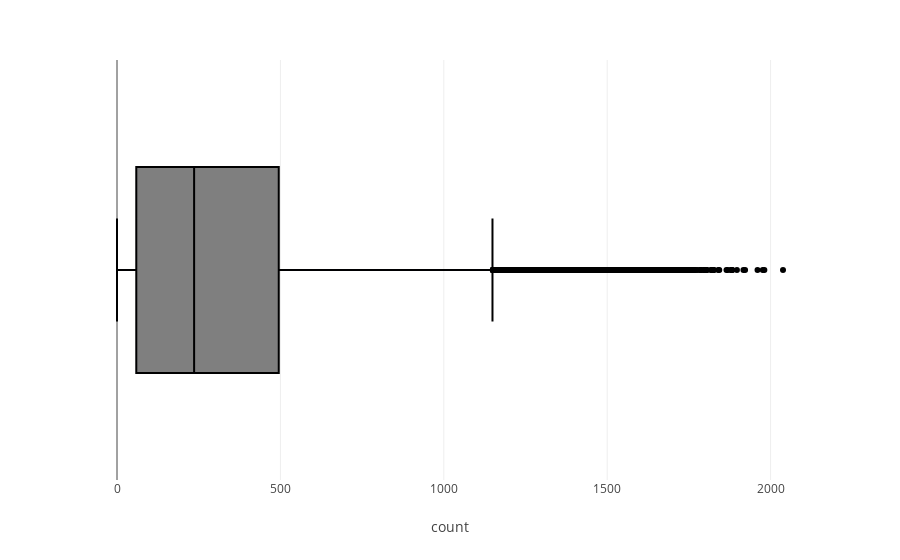
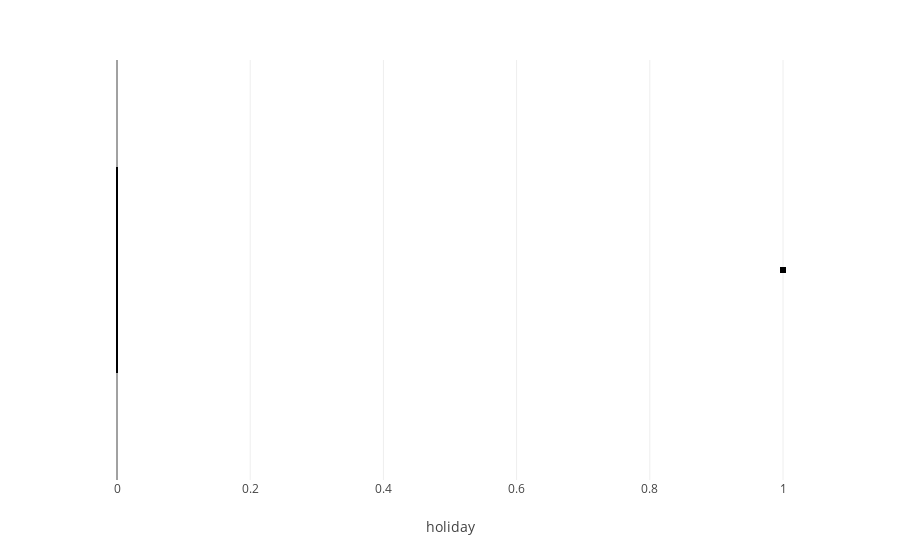
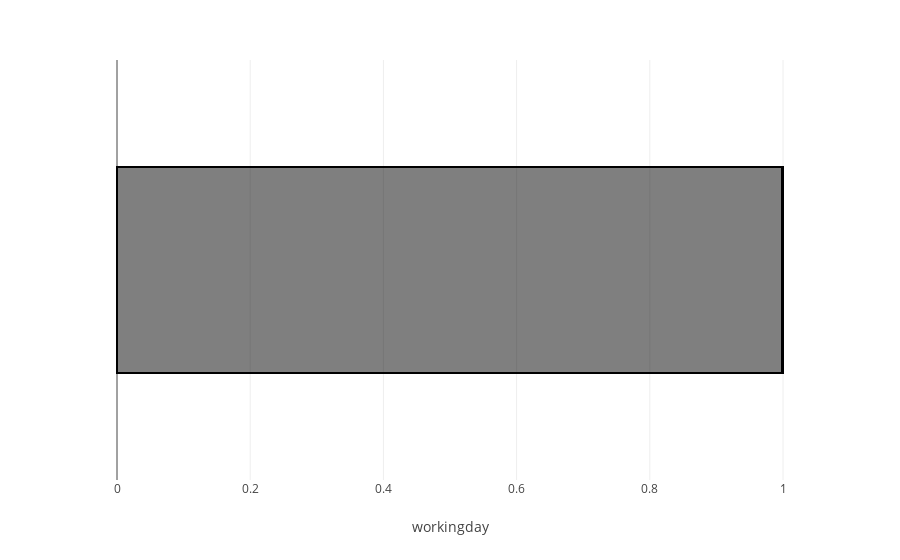
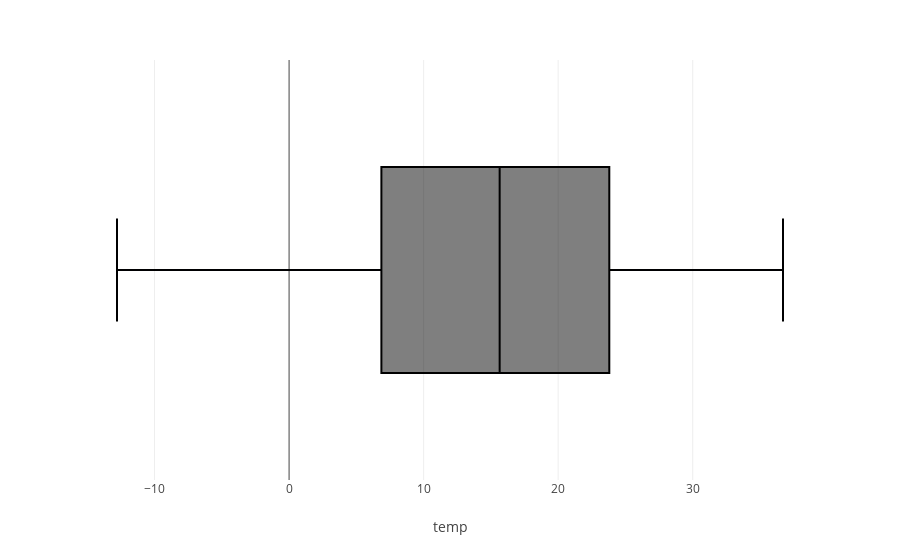

The notebook cell saved with these charts, in order:
### Code cell
col_num=df.select_dtypes(include='number').columns
for col in col_num:
    his=px.box(df,x=col)
    his.show()

### Figure 1 — Plotly figure (JSON) as saved in the notebook; plotly's stock layout.template omitted (floating-point values rounded to 4 significant figures; data arrays with more than 128 entries replaced by an {"elided": "..."} marker saying what was removed)
{"data": [{"alignmentgroup": "True", "hovertemplate": "count=%{x}<extra></extra>", "legendgroup": "", "marker": {"color": "#000001"}, "name": "", "notched": false, "offsetgroup": "", "orientation": "h", "showlegend": false, "type": "box", "x": {"elided": "33379 int values"}, "x0": " ", "xaxis": "x", "y0": " ", "yaxis": "y"}], "layout": {"boxmode": "group", "legend": {"tracegroupgap": 0}, "margin": {"t": 60}, "xaxis": {"anchor": "y", "domain": [0, 1], "title": {"text": "count"}}, "yaxis": {"anchor": "x", "domain": [0, 1]}}}

### Figure 2 — Plotly figure (JSON) as saved in the notebook; plotly's stock layout.template omitted (floating-point values rounded to 4 significant figures; data arrays with more than 128 entries replaced by an {"elided": "..."} marker saying what was removed)
{"data": [{"alignmentgroup": "True", "hovertemplate": "holiday=%{x}<extra></extra>", "legendgroup": "", "marker": {"color": "#000001"}, "name": "", "notched": false, "offsetgroup": "", "orientation": "h", "showlegend": false, "type": "box", "x": {"elided": "33379 int values"}, "x0": " ", "xaxis": "x", "y0": " ", "yaxis": "y"}], "layout": {"boxmode": "group", "legend": {"tracegroupgap": 0}, "margin": {"t": 60}, "xaxis": {"anchor": "y", "domain": [0, 1], "title": {"text": "holiday"}}, "yaxis": {"anchor": "x", "domain": [0, 1]}}}

### Figure 3 — Plotly figure (JSON) as saved in the notebook; plotly's stock layout.template omitted (floating-point values rounded to 4 significant figures; data arrays with more than 128 entries replaced by an {"elided": "..."} marker saying what was removed)
{"data": [{"alignmentgroup": "True", "hovertemplate": "workingday=%{x}<extra></extra>", "legendgroup": "", "marker": {"color": "#000001"}, "name": "", "notched": false, "offsetgroup": "", "orientation": "h", "showlegend": false, "type": "box", "x": {"elided": "33379 int values"}, "x0": " ", "xaxis": "x", "y0": " ", "yaxis": "y"}], "layout": {"boxmode": "group", "legend": {"tracegroupgap": 0}, "margin": {"t": 60}, "xaxis": {"anchor": "y", "domain": [0, 1], "title": {"text": "workingday"}}, "yaxis": {"anchor": "x", "domain": [0, 1]}}}

### Figure 4 — Plotly figure (JSON) as saved in the notebook; plotly's stock layout.template omitted (floating-point values rounded to 4 significant figures; data arrays with more than 128 entries replaced by an {"elided": "..."} marker saying what was removed)
{"data": [{"alignmentgroup": "True", "hovertemplate": "temp=%{x}<extra></extra>", "legendgroup": "", "marker": {"color": "#000001"}, "name": "", "notched": false, "offsetgroup": "", "orientation": "h", "showlegend": false, "type": "box", "x": {"elided": "33379 float values"}, "x0": " ", "xaxis": "x", "y0": " ", "yaxis": "y"}], "layout": {"boxmode": "group", "legend": {"tracegroupgap": 0}, "margin": {"t": 60}, "xaxis": {"anchor": "y", "domain": [0, 1], "title": {"text": "temp"}}, "yaxis": {"anchor": "x", "domain": [0, 1]}}}
